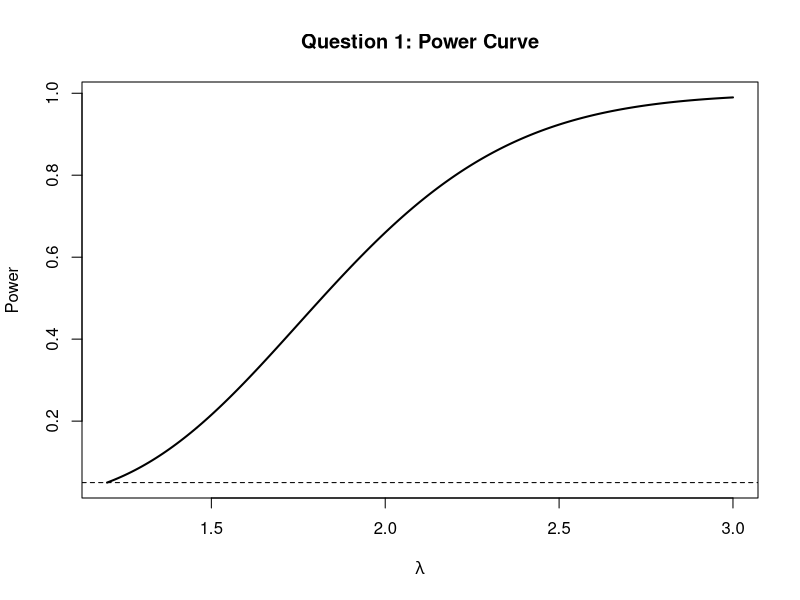
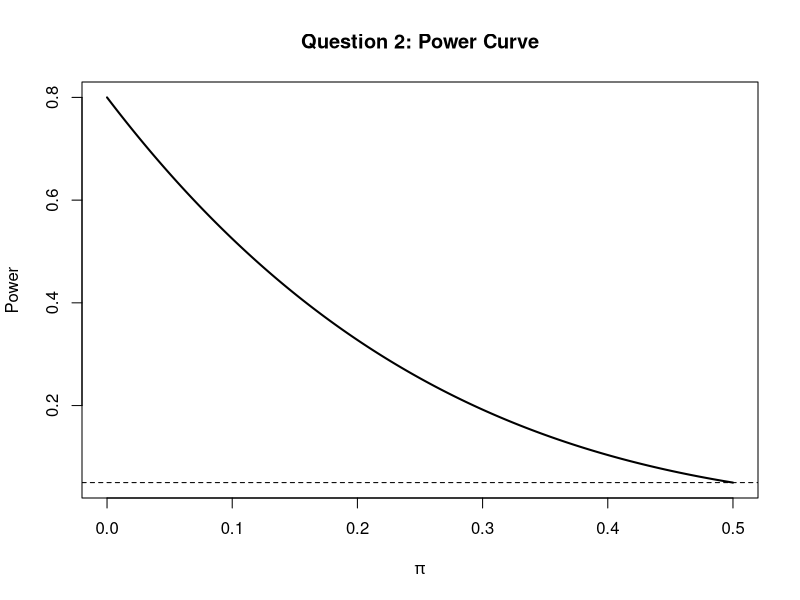

Generate these figures, in order, with R:
# ============================================================
# RANDOMIZED TESTS
# ============================================================
# ============================================================
# QUESTION 1
# ============================================================
# X ~ Poisson(lambda)
# Sample size = 10
#
# H0: lambda = 1.2
# H1: lambda > 1.2
#
# We need a UMP randomized test.
#
# Let T = sum(Xi)
#
# Since Xi ~ Poisson(lambda),
# T ~ Poisson(10 * lambda)
#
# Under H0:
# T ~ Poisson(12)
#
# For an upper-tailed test, reject H0 for large values of T.
#
# To construct a randomized test of size alpha:
#
# Reject when T > c
# Accept when T < c
# Randomize when T = c
#
# Let gamma be the probability of rejection when T = c.


# Choose significance level
alpha <- 0.05

lambda0 <- 1.2
n <- 10

# Distribution of T under H0
lambda_T <- n * lambda0

# Find critical value c
# We need:
# P(T > c) <= alpha
# and
# P(T >= c) > alpha

for (c in 0:50) {
  
  p_greater <- 1 - ppois(c, lambda_T)
  p_greater_equal <- 1 - ppois(c - 1, lambda_T)
  
  if (p_greater <= alpha &&
      p_greater_equal > alpha) {
    
    cat("Critical value c =", c, "\n")
    cat("P(T > c) =", p_greater, "\n")
    cat("P(T >= c) =", p_greater_equal, "\n")
    
    # Randomization probability
    gamma <- (alpha - p_greater) /
      dpois(c, lambda_T)
    
    cat("Randomization probability gamma =", gamma, "\n")
    
    break
  }
}


# ============================================================
# POWER FUNCTION - QUESTION 1
# ============================================================
# For lambda > 1.2:
#
# T ~ Poisson(10*lambda)
#
# Power =
# P(T > c) + gamma P(T = c)

power_Q1 <- function(lambda) {
  
  p_greater <- 1 - ppois(c, n * lambda)
  
  p_equal <- dpois(c, n * lambda)
  
  power <- p_greater + gamma * p_equal
  
  return(power)
}


# Values of lambda
lambda <- seq(1.2, 3, by = 0.01)

power_values <- sapply(lambda, power_Q1)

# Plot power curve
plot(lambda, power_values,
     type = "l",
     lwd = 2,
     xlab = expression(lambda),
     ylab = "Power",
     main = "Question 1: Power Curve")

abline(h = alpha, lty = 2)


# ============================================================
# QUESTION 2
# ============================================================
# Box contains 10 pencils
# Unknown proportion pi are red.
#
# Four children pick one pencil each.
#
# H0: pi = 0.5
# H1: pi < 0.5
#
# Let X = number of children who get a red pencil.
#
# X ~ Binomial(4, pi)
#
# Since H1 is pi < 0.5, small values of X are evidence
# against H0.
#
# We construct a randomized test.


n <- 4
pi0 <- 0.5
alpha <- 0.05


# Critical values:
# X = 0, 1, 2, 3, 4


# We need a critical value c such that:
#
# P(X < c) <= alpha
# and
# P(X <= c) > alpha


for (c in 0:n) {
  
  p_less <- pbinom(c - 1, n, pi0)
  p_less_equal <- pbinom(c, n, pi0)
  
  if (p_less <= alpha &&
      p_less_equal > alpha) {
    
    cat("Critical value c =", c, "\n")
    cat("P(X < c) =", p_less, "\n")
    cat("P(X <= c) =", p_less_equal, "\n")
    
    # Randomization probability
    gamma2 <- (alpha - p_less) /
      dbinom(c, n, pi0)
    
    cat("Randomization probability gamma =", gamma2, "\n")
    
    break
  }
}


# ============================================================
# POWER FUNCTION - QUESTION 2
# ============================================================

power_Q2 <- function(pi) {
  
  p_less <- pbinom(c - 1, n, pi)
  
  p_equal <- dbinom(c, n, pi)
  
  power <- p_less + gamma2 * p_equal
  
  return(power)
}


# Values of pi
pi <- seq(0, 0.5, by = 0.001)

power_values_Q2 <- sapply(pi, power_Q2)


# Plot power curve
plot(pi, power_values_Q2,
     type = "l",
     lwd = 2,
     xlab = expression(pi),
     ylab = "Power",
     main = "Question 2: Power Curve")

abline(h = alpha, lty = 2)


# ============================================================
# CONCLUSION FOR QUESTION 2
# ============================================================
# If only ONE of the four children has a red pencil:
#
# X = 1
#
# We calculate the randomized test probability.

x_observed <- 1

if (x_observed < c) {
  
  cat("Reject H0\n")
  
} else if (x_observed > c) {
  
  cat("Accept H0\n")
  
} else {
  
  cat("Randomize with probability =", gamma2, "\n")
}


# ============================================================
# END OF RANDOMIZED TESTS
# ============================================================
